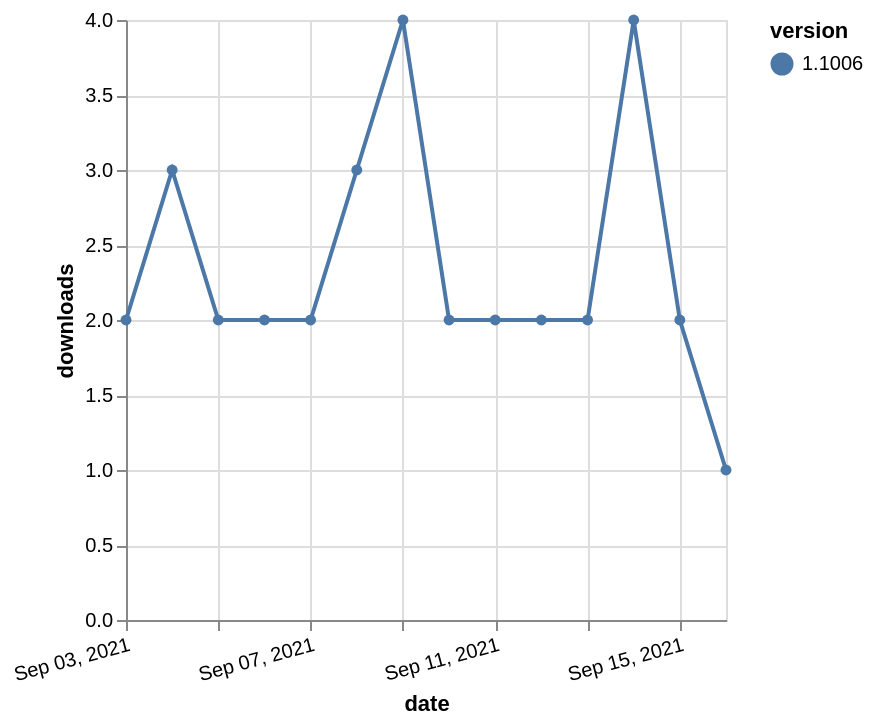

Here is the Vega-Lite specification saved for this chart:
### Vega-Lite specification from a JSON file in a GitHub repository (floating-point values rounded to 4 significant figures)
{"$schema": "https://vega.github.io/schema/vega-lite/v5.json", "description": "A simple bar chart with embedded data.", "data": {"values": [{"date": "2021-09-03", "total": 2947, "delta": 2, "version": "1.1006"}, {"date": "2021-09-04", "total": 2950, "delta": 3, "version": "1.1006"}, {"date": "2021-09-05", "total": 2952, "delta": 2, "version": "1.1006"}, {"date": "2021-09-06", "total": 2954, "delta": 2, "version": "1.1006"}, {"date": "2021-09-07", "total": 2956, "delta": 2, "version": "1.1006"}, {"date": "2021-09-08", "total": 2959, "delta": 3, "version": "1.1006"}, {"date": "2021-09-09", "total": 2963, "delta": 4, "version": "1.1006"}, {"date": "2021-09-10", "total": 2965, "delta": 2, "version": "1.1006"}, {"date": "2021-09-11", "total": 2967, "delta": 2, "version": "1.1006"}, {"date": "2021-09-12", "total": 2969, "delta": 2, "version": "1.1006"}, {"date": "2021-09-13", "total": 2971, "delta": 2, "version": "1.1006"}, {"date": "2021-09-14", "total": 2975, "delta": 4, "version": "1.1006"}, {"date": "2021-09-15", "total": 2977, "delta": 2, "version": "1.1006"}, {"date": "2021-09-16", "total": 2978, "delta": 1, "version": "1.1006"}]}, "width": "container", "mark": {"type": "line", "point": {"filled": true}}, "encoding": {"x": {"field": "date", "type": "temporal", "timeUnit": "yearmonthdate", "title": "date", "axis": {"labelAngle": -15}}, "y": {"field": "delta", "type": "quantitative", "title": "downloads"}, "color": {"field": "version", "type": "nominal"}, "tooltip": {"field": "delta"}}}
